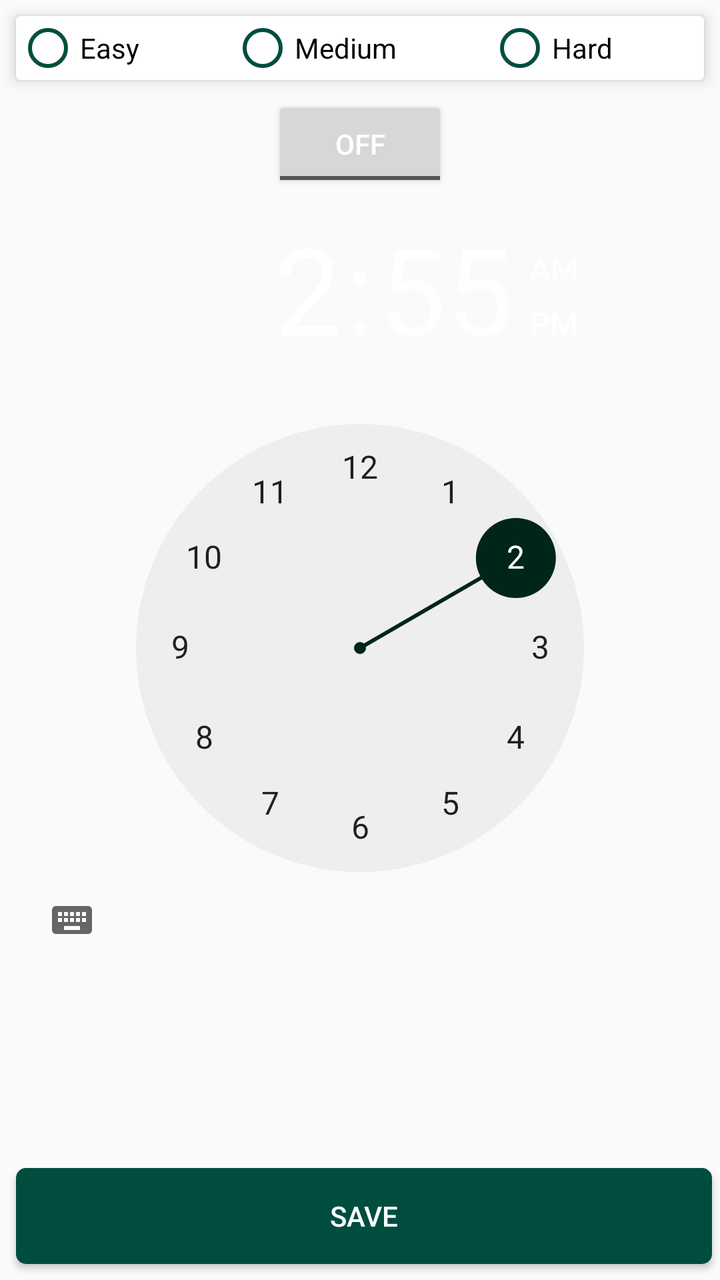
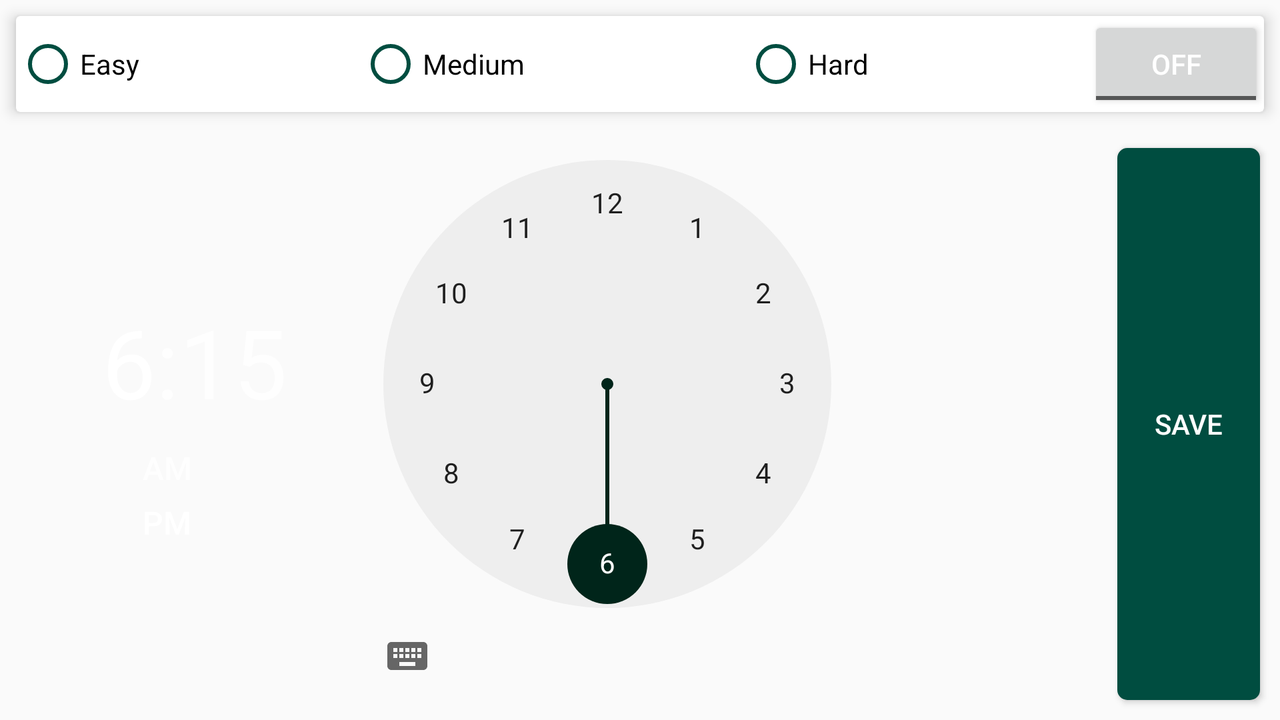

The same Android screen from two of the app's own layout files: first res/layout/ as a phone draws it, then the author's variant for another configuration, drawn on a device whose configuration selects that folder. Both files follow.
<!-- AndroidManifest.xml: activity theme GreenTheme -->
<!-- res/layout/activity_setting.xml -->
<?xml version="1.0" encoding="utf-8"?>
<RelativeLayout xmlns:android="http://schemas.android.com/apk/res/android"
    xmlns:app="http://schemas.android.com/apk/res-auto"
    xmlns:tools="http://schemas.android.com/tools"
    android:layout_width="match_parent"
    android:layout_height="match_parent"
    tools:context=".view.SettingActivity"
    android:background="@drawable/background">

    <android.support.v7.widget.CardView
        android:id="@+id/cardView"
        android:padding="16dp"
        android:layout_margin="8dp"
        app:cardElevation="4dp"
        android:layout_width="match_parent"
        android:layout_height="wrap_content"
        android:background="@drawable/background">

        <RadioGroup
            android:id="@+id/rdiGroup"
            android:orientation="horizontal"
            android:weightSum="3"
            android:layout_width="match_parent"
            android:layout_height="wrap_content">

            <RadioButton
                android:id="@+id/rdiEasy"
                android:layout_width="wrap_content"
                android:layout_height="wrap_content"
                android:layout_weight="1"
                android:text="@string/rdEasy"
                android:theme="@style/MyRadioButton"
                android:background="@null"

                />

            <RadioButton
                android:id="@+id/rdiMedium"
                android:layout_width="wrap_content"
                android:layout_height="wrap_content"
                android:layout_weight="1"
                android:text="@string/rdMedium"
                android:theme="@style/MyRadioButton"
                android:background="@null"

                />

            <RadioButton
                android:id="@+id/rdihard"
                android:layout_width="wrap_content"
                android:layout_height="wrap_content"
                android:layout_weight="1"
                android:text="@string/rdHard"
                android:theme="@style/MyRadioButton"
                android:background="@null"

                />

        </RadioGroup>

    </android.support.v7.widget.CardView>

    <ToggleButton
        android:id="@+id/switchAlarm"
        android:layout_below="@+id/cardView"
        android:layout_centerHorizontal="true"
        android:textOn="On"
        android:textOff="Off"
        android:layout_width="wrap_content"
        android:layout_height="wrap_content"
        android:textColor="@color/colorWhite"
        />

    <TimePicker
        android:id="@+id/timePicker"
        android:layout_width="wrap_content"
        android:layout_height="wrap_content"
        android:layout_below="@id/switchAlarm"
        android:headerBackground="@drawable/background"
        android:amPmBackgroundColor="@color/greencolorPrimaryDark"
        android:numbersSelectorColor="@color/greencolorPrimaryDark"
        >

    </TimePicker>

    <Button
        android:id="@+id/btnSave"
        android:layout_width="match_parent"
        android:layout_height="wrap_content"
        android:layout_marginBottom="8dp"
        android:layout_marginLeft="8dp"
        android:layout_marginRight="4dp"
        android:layout_marginTop="8dp"
        android:layout_alignParentBottom="true"
        android:background="@drawable/buttonst"
        android:text="@string/yogaSave"
        android:textColor="@color/colorWhite" />

</RelativeLayout>
<!-- resources referenced by this layout -->
<resources>
  <color name="colorWhite">#FFFFFF</color>
  <color name="greencolorPrimaryDark">#00251a</color>
  <!-- drawable buttonst (drawable) -->
  <?xml version="1.0" encoding="utf-8"?>
  <shape xmlns:android="http://schemas.android.com/apk/res/android"
      android:shape="rectangle" android:padding="10dp">
      
      <solid android:color="@color/greencolorPrimary"/>
      <corners android:radius="5dp"/>
  </shape>
  <string name="rdEasy">Easy</string>
  <string name="rdHard">Hard</string>
  <string name="rdMedium">Medium</string>
  <string name="yogaSave">SAVE</string>
  <style name="MyRadioButton" parent="Theme.AppCompat.Light">
          <item name="colorControlNormal">@color/colorPrimary</item>
          <item name="colorControlActivated">@color/colorPrimaryDark</item>
      </style>
  <style name="GreenTheme" parent="Theme.AppCompat.Light.DarkActionBar">
          <item name="colorPrimary">@color/greencolorPrimary</item>
          <item name="colorPrimaryDark">@color/greencolorPrimaryDark</item>
          <item name="colorAccent">@color/colorGrass</item>
          
      </style>
  <color name="greencolorPrimary">#004d40</color>
  <color name="colorPrimary">#004d40</color>
  <color name="colorPrimaryDark">#00251a</color>
  <color name="colorGrass">#A0D468</color>
</resources>
<!-- res/layout-land/activity_setting.xml (the author's variant of the layout above) -->
<!-- drawn on the phone turned sideways -->
<?xml version="1.0" encoding="utf-8"?>
<LinearLayout xmlns:android="http://schemas.android.com/apk/res/android"
    xmlns:app="http://schemas.android.com/apk/res-auto"
    xmlns:tools="http://schemas.android.com/tools"
    android:layout_width="match_parent"
    android:layout_height="match_parent"
    android:orientation="vertical"
    tools:context=".view.SettingActivity"
    android:background="@drawable/background">

    <android.support.v7.widget.CardView
        android:id="@+id/cardView"
        android:layout_width="match_parent"
        android:layout_height="wrap_content"
        android:layout_margin="8dp"
        android:background="@drawable/background"
        android:padding="16dp"
        app:cardElevation="4dp">

        <RadioGroup
            android:id="@+id/rdiGroup"
            android:layout_width="match_parent"
            android:layout_height="wrap_content"
            android:orientation="horizontal"
            android:weightSum="3">

            <RadioButton
                android:id="@+id/rdiEasy"
                android:layout_width="wrap_content"
                android:layout_height="wrap_content"
                android:layout_weight="1"
                android:background="@null"
                android:text="@string/rdEasy"
                android:theme="@style/MyRadioButton"

                />

            <RadioButton
                android:id="@+id/rdiMedium"
                android:layout_width="wrap_content"
                android:layout_height="wrap_content"
                android:layout_weight="1"
                android:background="@null"
                android:text="@string/rdMedium"
                android:theme="@style/MyRadioButton"

                />

            <RadioButton
                android:id="@+id/rdihard"
                android:layout_width="wrap_content"
                android:layout_height="wrap_content"
                android:layout_weight="1"
                android:background="@null"
                android:text="@string/rdHard"
                android:theme="@style/MyRadioButton"

                />

            <ToggleButton
                android:id="@+id/switchAlarm"
                android:layout_width="wrap_content"
                android:layout_height="wrap_content"
                android:layout_below="@+id/cardView"
                android:textColor="@color/colorWhite"
                android:textOff="Off"
                android:textOn="On" />

        </RadioGroup>


    </android.support.v7.widget.CardView>


    <LinearLayout
        android:layout_width="match_parent"
        android:layout_height="match_parent"
        android:orientation="horizontal">

        <LinearLayout
            android:layout_width="match_parent"
            android:layout_height="match_parent"
            android:layout_weight="1"
            android:orientation="vertical">

            <TimePicker
                android:id="@+id/timePicker"
                android:layout_width="match_parent"
                android:layout_height="match_parent"
                android:layout_below="@id/cardView"
                android:amPmBackgroundColor="@color/greencolorPrimaryDark"
                android:headerBackground="@null"
                android:numbersSelectorColor="@color/greencolorPrimaryDark"

                >

            </TimePicker>
        </LinearLayout>

        <LinearLayout
            android:layout_width="match_parent"
            android:layout_height="match_parent"
            android:layout_weight="6"
            android:orientation="vertical">

            <Button
                android:layout_margin="10dp"
                android:id="@+id/btnSave"
                android:layout_width="wrap_content"
                android:layout_height="match_parent"
                android:layout_alignParentBottom="true"
                android:background="@drawable/buttonst"
                android:text="@string/yogaSave"
                android:textColor="@color/colorWhite" />
        </LinearLayout>

    </LinearLayout>



</LinearLayout>
